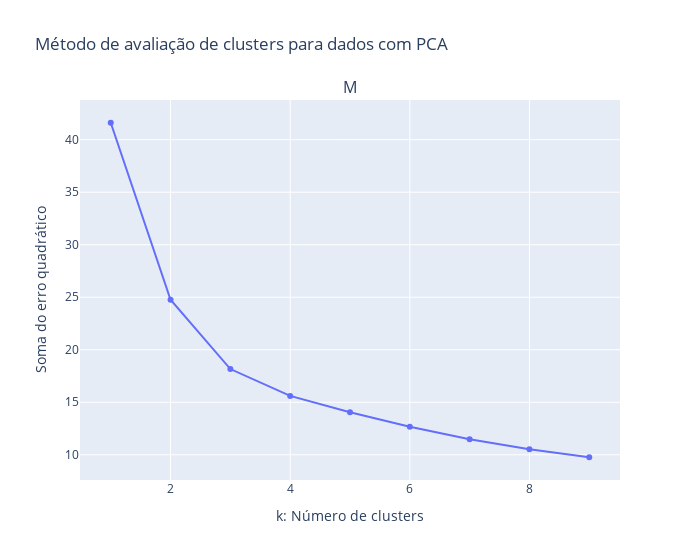

The code cell stored with this chart in its notebook:
### Markdown cell above
### Descobrir valor para K
Para descobrir o valor ideal de clusters vamos usar a conhecida técnica do "cotovelo"

### Code cell
sse_PCA = {}
kmax = 10

# Elbow Method
fig = sp.make_subplots(
    rows=1, cols=1, subplot_titles=("Método do Cotovelo"), column_widths=[1]
)

# Elbow Method
for k in range(1, 10):
    kmeans = KMeans(n_clusters=k, max_iter=1000).fit(kMeans_PCA)
    sse_PCA[
        k
    ] = (
        kmeans.inertia_
    )  # Inertia: Sum of distances of samples to their closest cluster center

elbow_trace = go.Scatter(
    x=list(sse_PCA.keys()), y=list(sse_PCA.values()), mode="lines+markers"
)
fig.add_trace(elbow_trace, row=1, col=1)
fig.update_xaxes(title_text="k: Número de clusters", row=1, col=1)
fig.update_yaxes(title_text="Soma do erro quadrático", row=1, col=1)

fig.update_layout(
    title_text="Método de avaliação de clusters para dados com PCA",
    showlegend=False,
    width=700,
)
fig.show()

### Figure 1 — Plotly figure (JSON) as saved in the notebook; plotly's stock layout.template omitted (floating-point values rounded to 4 significant figures)
{"data": [{"mode": "lines+markers", "type": "scatter", "x": [1, 2, 3, 4, 5, 6, 7, 8, 9], "xaxis": "x", "y": [41.61, 24.76, 18.16, 15.61, 14.06, 12.67, 11.47, 10.52, 9.767], "yaxis": "y"}], "layout": {"annotations": [{"font": {"size": 16}, "showarrow": false, "text": "M", "x": 0.5, "xanchor": "center", "xref": "paper", "y": 1, "yanchor": "bottom", "yref": "paper"}], "showlegend": false, "title": {"text": "Método de avaliação de clusters para dados com PCA"}, "width": 700, "xaxis": {"anchor": "y", "domain": [0, 1], "title": {"text": "k: Número de clusters"}}, "yaxis": {"anchor": "x", "domain": [0, 1], "title": {"text": "Soma do erro quadrático"}}}}
